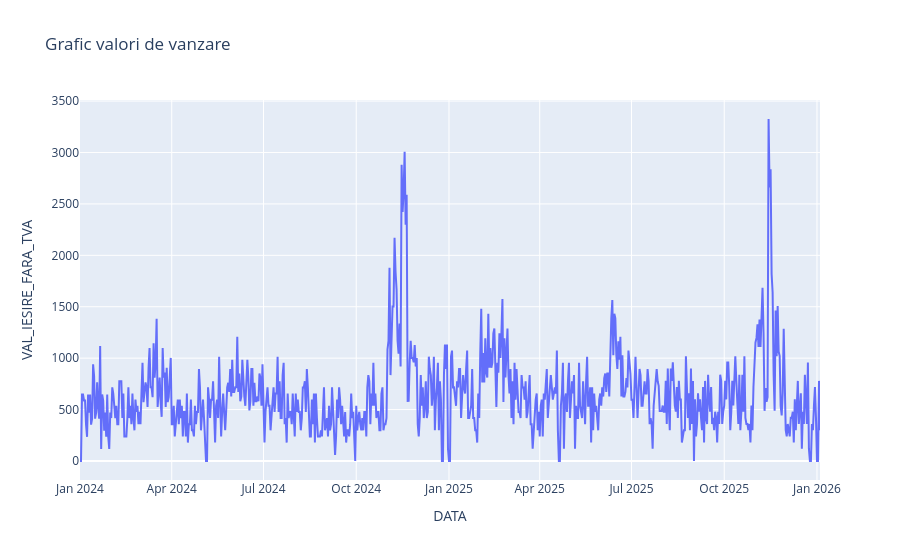

Here is the notebook cell this chart was saved with:
### Code cell
fig = px.line(df, x='DATA', y="VAL_IESIRE_FARA_TVA", title = 'Grafic valori de vanzare')
fig.show()

### Figure 1 — Plotly figure (JSON) as saved in the notebook; plotly's stock layout.template omitted (floating-point values rounded to 4 significant figures; data arrays with more than 128 entries replaced by an {"elided": "..."} marker saying what was removed)
{"data": [{"hovertemplate": "DATA=%{x}<br>VAL_IESIRE_FARA_TVA=%{y}<extra></extra>", "legendgroup": "", "line": {"color": "#636efa", "dash": "solid"}, "marker": {"symbol": "circle"}, "mode": "lines", "name": "", "orientation": "v", "showlegend": false, "type": "scatter", "x": {"elided": "735 str values"}, "xaxis": "x", "y": {"elided": "735 float values"}, "yaxis": "y"}], "layout": {"legend": {"tracegroupgap": 0}, "title": {"text": "Grafic valori de vanzare"}, "xaxis": {"anchor": "y", "domain": [0.0, 1.0], "title": {"text": "DATA"}}, "yaxis": {"anchor": "x", "domain": [0.0, 1.0], "title": {"text": "VAL_IESIRE_FARA_TVA"}}}}
